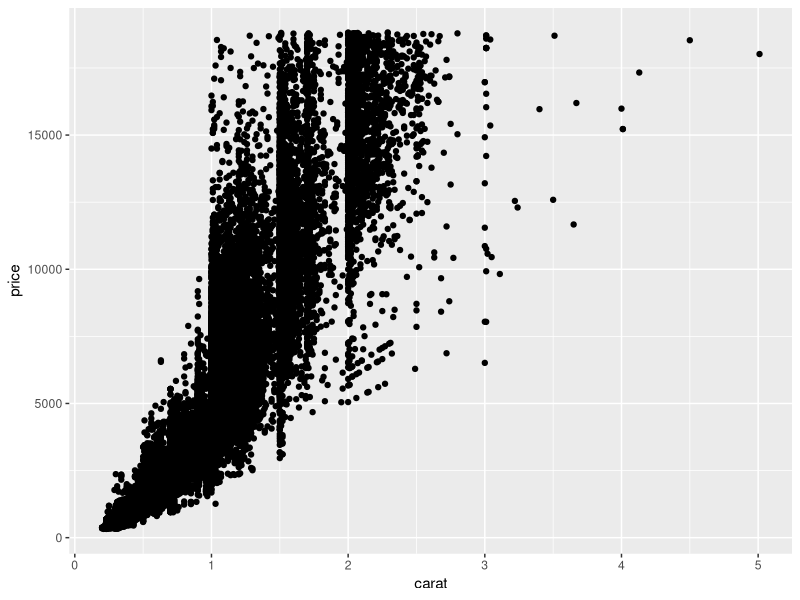
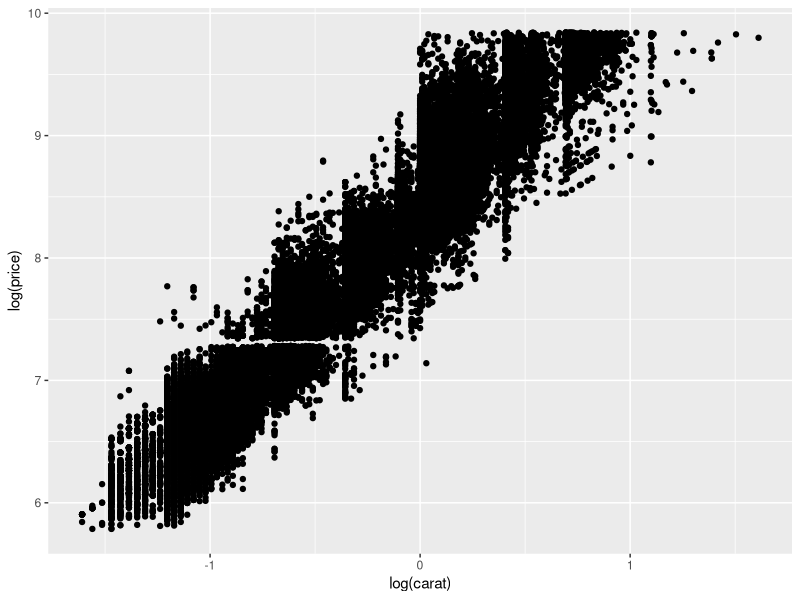
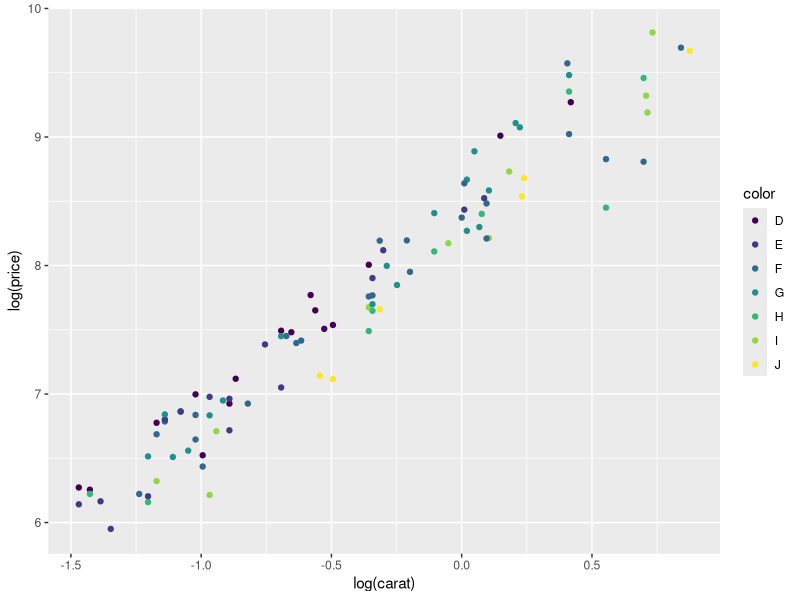
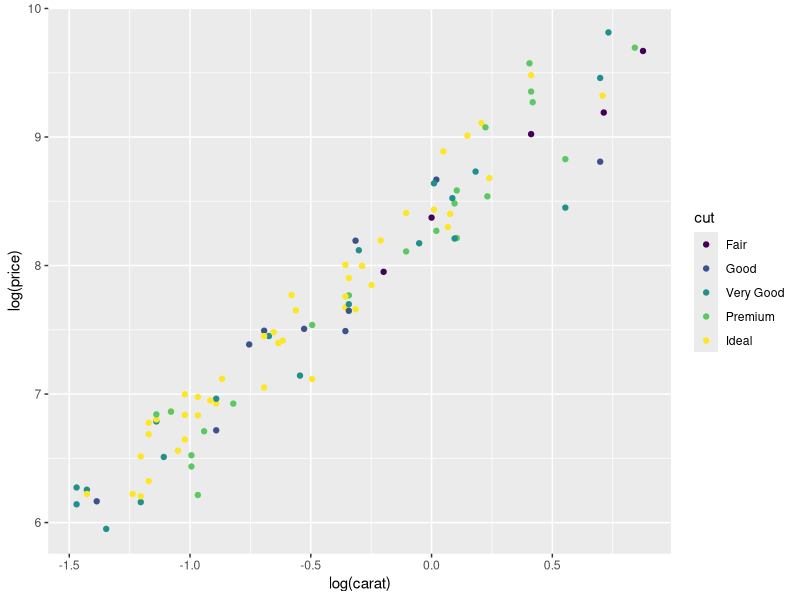
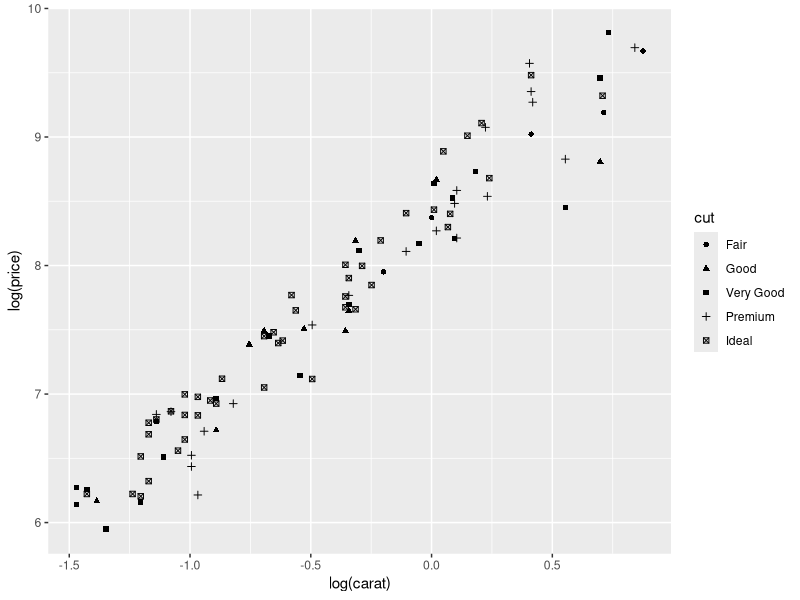
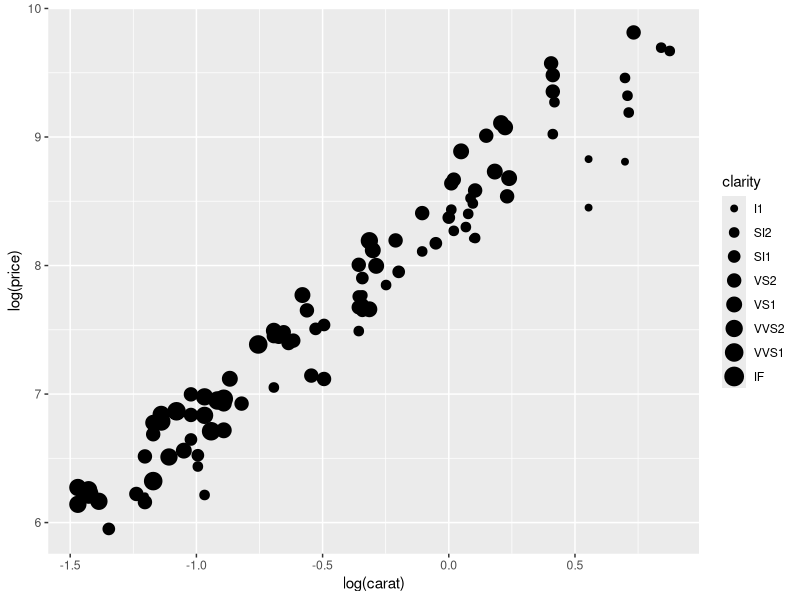
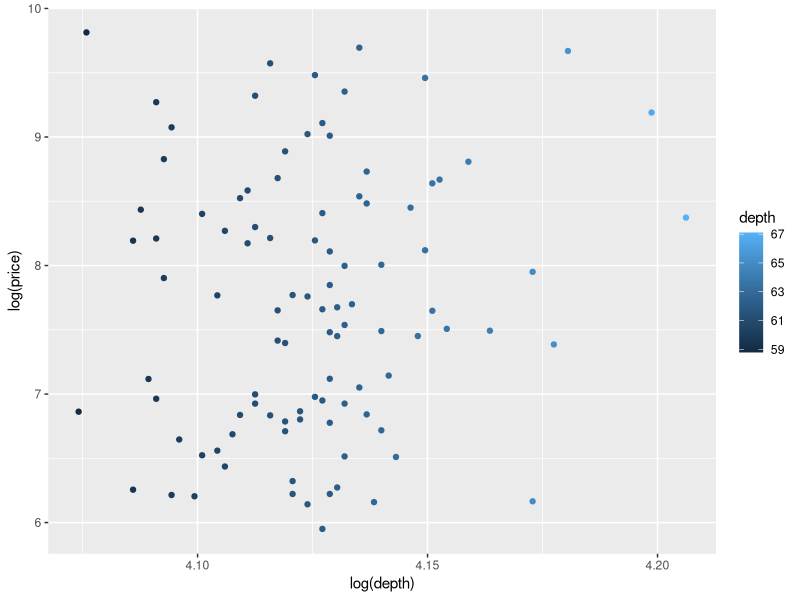
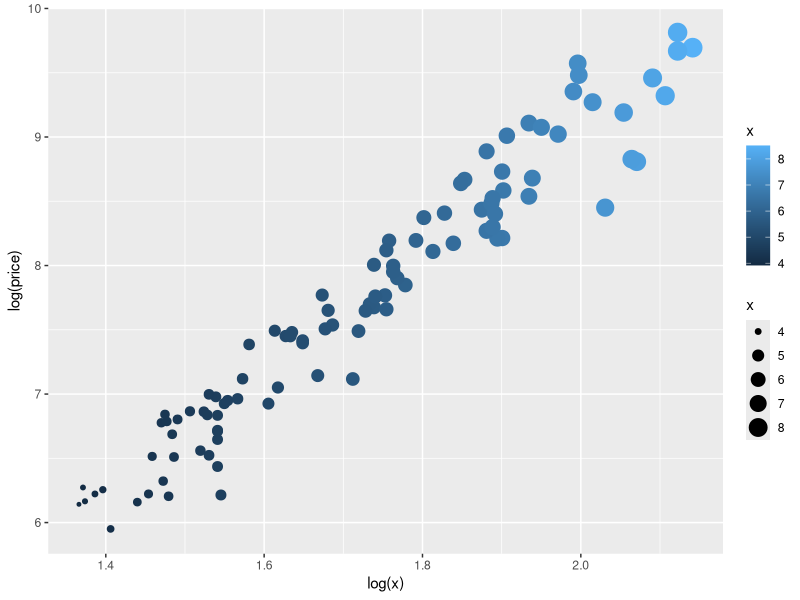

Write R code to recreate these figures, in order.
## ---- chunk 1
library(ggplot2)
## ---- chunk 2
data("diamonds")
head(diamonds)
## ---- chunk 3
qplot(carat,price,data=diamonds)
## ---- chunk 4
qplot(log(carat), log(price),data=diamonds)
## ---- chunk 5
set.seed(1000)
dsmall<-diamonds[sample(nrow(diamonds),100),]
## ---- chunk 6
qplot(log(carat),log(price),data=dsmall,colour=color)
## ---- chunk 7
qplot(log(carat),log(price),data = dsmall,colour=cut)
## ---- chunk 8
qplot(log(carat),log(price),data = dsmall,shape=cut)
## ---- chunk 9
qplot(log(carat),log(price),data = dsmall,size=clarity)
## ---- chunk 10
qplot(log(depth),log(price),data = dsmall,colour=depth)
## ---- chunk 11
qplot(log(x),log(price),data = dsmall,size=x, colour=x)
## ---- chunk 12
qplot(log(carat),log(price), data = dsmall,geom="line")
## ---- chunk 13
qplot(color,price/carat, data = diamonds, geom = "jitter")
## ---- chunk 14
qplot(color,price/carat,data = diamonds,geom = "boxplot")
## ---- chunk 15
qplot(carat,data = diamonds,geom = "histogram")
## ---- chunk 16
qplot(carat,data = diamonds,geom = "density")
## ---- chunk 17
qplot(carat,data = diamonds,geom = "density",colour=color)
## ---- chunk 18
qplot(carat,data = diamonds,geom = "histogram",fill=color)
## ---- chunk 19
qplot(carat,price,data = dsmall,xlab = "Price $", ylab = "Weight (carat)", main = "Price-Weight Relationship")
## ---- chunk 20
qplot(color,data = dsmall,geom = "bar",xlab="Diamond Color Grade",ylab = "Count",main = "Color Distribution of Diamonds in dsmall")
